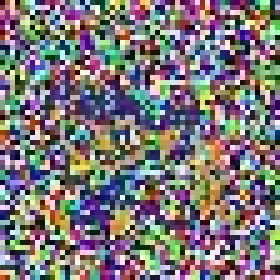
#> input picture DataSet/Pokemon_Data_Aug/Aipom/Spr_2s_190_jp_gaussian_noise_1.jpg, 56 x 56 px, given as the content of the folder DataSet/Pokemon, which was not available (shown 5 times larger)
$ jupyter execute DataAugmentation.ipynb
#> lines starting #> are read from the running program, lines starting #| are printed output that depends on the picture; pictures that were not available may be replaced by others from this repository, and a replacement may not be noted
[cell 1]
import pandas as pd
import numpy as np
import matplotlib.pyplot as plt
import os
import cv2

[cell 2]
dir = 'DataSet/Pokemon'
save_dir = "DataSet/Pokemon_Data_Aug"
# Gain the name of all the folders in the directory
pokemon_name = os.listdir(dir)

[cell 3]
def augment_data_rotation(image_path, save_dir):
    # Load the image
    image = cv2.imread(image_path)

    # Perform 90 degree rotations and save 3 extra images
    for i in range(3):
        # Rotate the image by 90 degrees
        rotated_image = np.rot90(image, i+1)
        save_path = save_dir + "/" + os.path.basename(image_path)[:-4] + "_rotated_" + str(i+1) + ".jpg"
        cv2.imwrite(save_path, rotated_image)

[cell 4]
def augment_data_gaussian_noise(image_path, save_dir, mean=0, sigma=30):
    # Load the image
    image = cv2.imread(image_path)

    # Add Gaussian noise and save 3 extra images
    for i in range(3):
        # Generate random Gaussian noise and add it to the image
        noise = np.random.normal(mean, sigma, size=image.shape)
        noisy_image = image + noise.astype(np.uint8)

        # Save the augmented image
        save_path = os.path.join(save_dir, os.path.basename(image_path)[:-4] + "_gaussian_noise_" + str(i+1) + ".jpg")
        cv2.imwrite(save_path, noisy_image)

[cell 5]
def augment_data_flipping(image_path, save_dir):
    # Load the image
    image = cv2.imread(image_path)

    # Flip the image horizontally and vertically and save 2 extra images
    flipped_h = cv2.flip(image, 0)
    flipped_v = cv2.flip(image, 1)

    save_path_h = os.path.join(save_dir, os.path.basename(image_path)[:-4] + "_flipped_hv.jpg")
    save_path_v = os.path.join(save_dir, os.path.basename(image_path)[:-4] + "_flipped_vh.jpg")

    cv2.imwrite(save_path_h, flipped_h)
    cv2.imwrite(save_path_v, flipped_v)

[cell 6]
for pokemon in pokemon_name:
    #print("Now processing: ", pokemon)
    read_path = os.path.join(dir, pokemon)
    save_path = os.path.join(save_dir, pokemon)
    # print("Read path: ", read_path)
    # print("Save path: ", save_path)
    print("There are {} images in {}.".format(len(os.listdir(read_path)), pokemon))
    for image in os.listdir(read_path):
        print("Now processing: the {}th image in {}.".format(os.listdir(read_path).index(image), pokemon))
        print("The image name is: ", image)
        # Save the original image
        imgpath = read_path + '/' + image
        img = plt.imread(imgpath)
#> img is the input picture: shape (56, 56, 3); mean R, G, B 124.7, 119.3, 121.3
        plt.imsave(save_path + '/' + image, img)
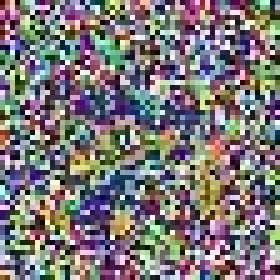
#> saved as Spr_2s_190_jp_gaussian_noise_1.jpg: shape (56, 56, 3) (shown 5 times larger); mean R, G, B 124.7, 119.3, 121.1
        # Perform data augmentation
        augment_data_rotation(imgpath, save_path)
#> the loop in augment_data_rotation, `for i in range(3):` made 3 passes
#> pass 1, in augment_data_rotation, `rotated_image = np.rot90(image, i+1)`:
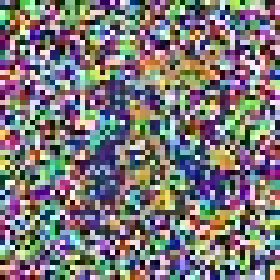
#> rotated_image: shape (56, 56, 3) (shown 5 times larger); mean B, G, R 121.3, 119.3, 124.7
#> pass 2, in augment_data_rotation, `rotated_image = np.rot90(image, i+1)`:
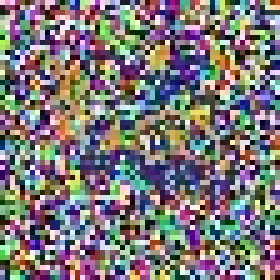
#> rotated_image: shape (56, 56, 3) (shown 5 times larger); mean B, G, R 121.3, 119.3, 124.7
#> pass 3, in augment_data_rotation, `rotated_image = np.rot90(image, i+1)`:
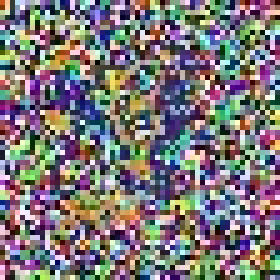
#> rotated_image: shape (56, 56, 3) (shown 5 times larger); mean B, G, R 121.3, 119.3, 124.7
        augment_data_gaussian_noise(imgpath, save_path)
#> the loop in augment_data_gaussian_noise, `for i in range(3):` made 3 passes
#> pass 1, in augment_data_gaussian_noise, `noisy_image = image + noise.astype(np.uint8)`:
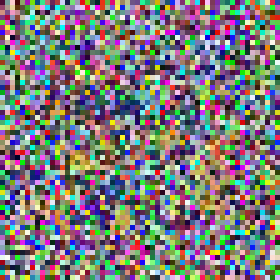
#> noisy_image: shape (56, 56, 3) (shown 5 times larger); mean B, G, R 122.7, 121.7, 124.2
#> pass 2, in augment_data_gaussian_noise, `noisy_image = image + noise.astype(np.uint8)`:
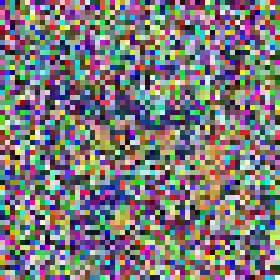
#> noisy_image: shape (56, 56, 3) (shown 5 times larger); mean B, G, R 122.2, 121.3, 124.1
#> pass 3, in augment_data_gaussian_noise, `noisy_image = image + noise.astype(np.uint8)`:
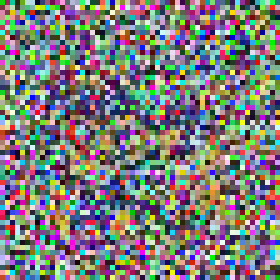
#> noisy_image: shape (56, 56, 3) (shown 5 times larger); mean B, G, R 122.4, 123.2, 125

$ run again, on DataSet/Pokemon_Data_Aug/Ampharos/Spr_2g_181_s_gaussian_noise_3.jpg
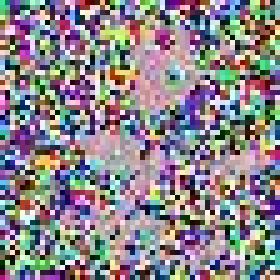
#> input picture DataSet/Pokemon_Data_Aug/Ampharos/Spr_2g_181_s_gaussian_noise_3.jpg, 56 x 56 px, given as the content of the folder DataSet/Pokemon, which was not available (shown 5 times larger)
#> img is the input picture: shape (56, 56, 3); mean R, G, B 139.4, 132.6, 138.5
#> the loop in augment_data_rotation, `for i in range(3):` made 3 passes
#> pass 1, in augment_data_rotation, `rotated_image = np.rot90(image, i+1)`:
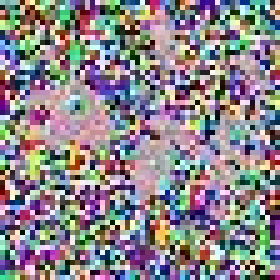
#> rotated_image: shape (56, 56, 3) (shown 5 times larger); mean B, G, R 138.5, 132.6, 139.4
#> the loop in augment_data_gaussian_noise, `for i in range(3):` made 3 passes
#> pass 3, in augment_data_gaussian_noise, `noisy_image = image + noise.astype(np.uint8)`:
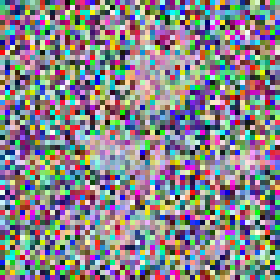
#> noisy_image: shape (56, 56, 3) (shown 5 times larger); mean B, G, R 137.6, 132.2, 135.7

$ run again, on DataSet/Pokemon_Data_Aug/Ampharos/Spr_2s_181_gaussian_noise_1.jpg
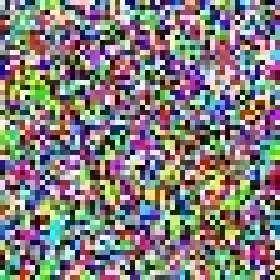
#> input picture DataSet/Pokemon_Data_Aug/Ampharos/Spr_2s_181_gaussian_noise_1.jpg, 56 x 56 px, given as the content of the folder DataSet/Pokemon, which was not available (shown 5 times larger)
#> img is the input picture: shape (56, 56, 3); mean R, G, B 130.7, 125.8, 124.4
#> the loop in augment_data_rotation, `for i in range(3):` made 3 passes
#> pass 1, in augment_data_rotation, `rotated_image = np.rot90(image, i+1)`:
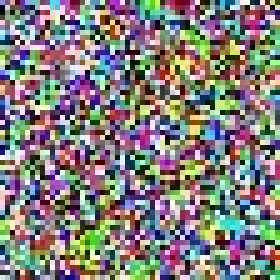
#> rotated_image: shape (56, 56, 3) (shown 5 times larger); mean B, G, R 124.4, 125.8, 130.7
#> the loop in augment_data_gaussian_noise, `for i in range(3):` made 3 passes
#> pass 3, in augment_data_gaussian_noise, `noisy_image = image + noise.astype(np.uint8)`:
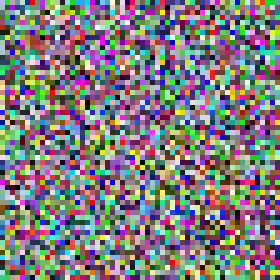
#> noisy_image: shape (56, 56, 3) (shown 5 times larger); mean B, G, R 125.7, 125.2, 127.2
